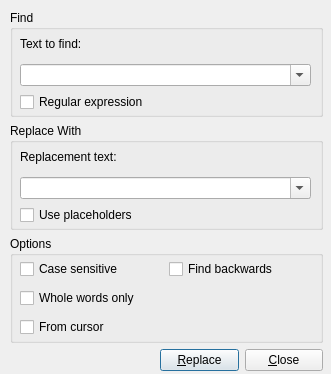
<ui version="4.0" >
 <class>dlgFindReplace</class>
 <widget class="QDialog" name="dlgFindReplace" >
  <property name="geometry" >
   <rect>
    <x>0</x>
    <y>0</y>
    <width>331</width>
    <height>374</height>
   </rect>
  </property>
  <property name="windowTitle" >
   <string>Find and Replace - QSciTE</string>
  </property>
  <widget class="QWidget" name="" >
   <property name="geometry" >
    <rect>
     <x>10</x>
     <y>10</y>
     <width>313</width>
     <height>361</height>
    </rect>
   </property>
   <layout class="QVBoxLayout" >
    <item>
     <widget class="QGroupBox" name="groupBox_2" >
      <property name="title" >
       <string>Find</string>
      </property>
      <widget class="QWidget" name="verticalLayout_3" >
       <property name="geometry" >
        <rect>
         <x>10</x>
         <y>20</y>
         <width>291</width>
         <height>82</height>
        </rect>
       </property>
       <layout class="QVBoxLayout" >
        <property name="leftMargin" >
         <number>0</number>
        </property>
        <property name="rightMargin" >
         <number>0</number>
        </property>
        <item>
         <widget class="QLabel" name="label" >
          <property name="text" >
           <string>Text to find:</string>
          </property>
         </widget>
        </item>
        <item>
         <widget class="QComboBox" name="findCombo" >
          <property name="editable" >
           <bool>true</bool>
          </property>
         </widget>
        </item>
        <item>
         <widget class="QCheckBox" name="chkRegEx" >
          <property name="text" >
           <string>Regular expression</string>
          </property>
         </widget>
        </item>
       </layout>
      </widget>
     </widget>
    </item>
    <item>
     <widget class="QGroupBox" name="groupBox_3" >
      <property name="title" >
       <string>Replace With</string>
      </property>
      <widget class="QWidget" name="verticalLayout_4" >
       <property name="geometry" >
        <rect>
         <x>10</x>
         <y>20</y>
         <width>291</width>
         <height>82</height>
        </rect>
       </property>
       <layout class="QVBoxLayout" >
        <property name="leftMargin" >
         <number>0</number>
        </property>
        <property name="rightMargin" >
         <number>0</number>
        </property>
        <item>
         <widget class="QLabel" name="label_2" >
          <property name="text" >
           <string>Replacement text:</string>
          </property>
         </widget>
        </item>
        <item>
         <widget class="QComboBox" name="replaceCombo" >
          <property name="editable" >
           <bool>true</bool>
          </property>
         </widget>
        </item>
        <item>
         <widget class="QCheckBox" name="chkPlaceholders" >
          <property name="text" >
           <string>Use placeholders</string>
          </property>
          <property name="checkable" >
           <bool>false</bool>
          </property>
         </widget>
        </item>
       </layout>
      </widget>
     </widget>
    </item>
    <item>
     <widget class="QGroupBox" name="groupBox" >
      <property name="title" >
       <string>Options</string>
      </property>
      <widget class="QWidget" name="gridLayout" >
       <property name="geometry" >
        <rect>
         <x>10</x>
         <y>20</y>
         <width>291</width>
         <height>86</height>
        </rect>
       </property>
       <layout class="QGridLayout" >
        <item row="0" column="0" >
         <widget class="QCheckBox" name="chkCase" >
          <property name="text" >
           <string>Case sensitive</string>
          </property>
         </widget>
        </item>
        <item row="1" column="0" >
         <widget class="QCheckBox" name="chkWhole" >
          <property name="text" >
           <string>Whole words only</string>
          </property>
         </widget>
        </item>
        <item row="2" column="0" >
         <widget class="QCheckBox" name="chkBeginHere" >
          <property name="text" >
           <string>From cursor</string>
          </property>
         </widget>
        </item>
        <item row="0" column="1" >
         <widget class="QCheckBox" name="chkBackwards" >
          <property name="text" >
           <string>Find backwards</string>
          </property>
         </widget>
        </item>
       </layout>
      </widget>
     </widget>
    </item>
    <item>
     <layout class="QHBoxLayout" >
      <property name="spacing" >
       <number>-1</number>
      </property>
      <property name="leftMargin" >
       <number>150</number>
      </property>
      <property name="rightMargin" >
       <number>0</number>
      </property>
      <item>
       <widget class="QPushButton" name="btnFind" >
        <property name="text" >
         <string>&amp;Replace</string>
        </property>
       </widget>
      </item>
      <item>
       <widget class="QPushButton" name="btnClose" >
        <property name="text" >
         <string>&amp;Close</string>
        </property>
       </widget>
      </item>
     </layout>
    </item>
   </layout>
  </widget>
 </widget>
 <resources/>
 <connections>
  <connection>
   <sender>btnClose</sender>
   <signal>clicked()</signal>
   <receiver>dlgFindReplace</receiver>
   <slot>close()</slot>
   <hints>
    <hint type="sourcelabel" >
     <x>283</x>
     <y>254</y>
    </hint>
    <hint type="destinationlabel" >
     <x>165</x>
     <y>138</y>
    </hint>
   </hints>
  </connection>
 </connections>
</ui>
